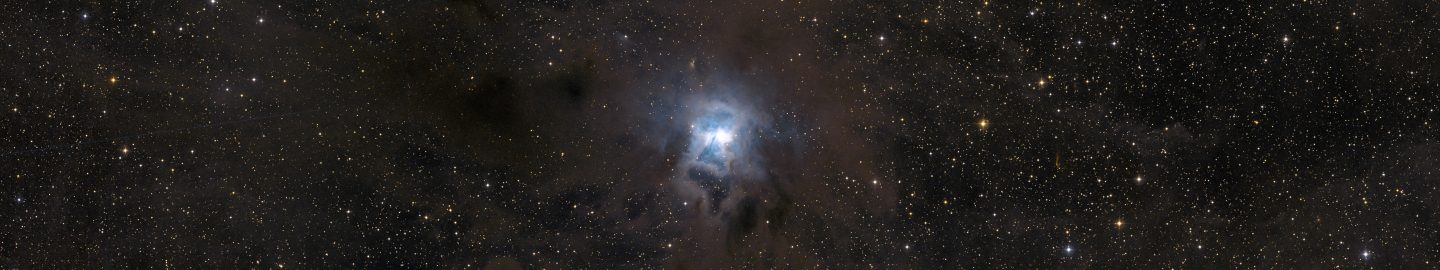
#> input picture iris-nebula/wallpapers/iris-nebula-triple-5760x1080.jpg, 5760 x 1080 px (shown at 1/4 size)
$ python prepare_image.py ../wallpapers/iris-nebula-triple-5760x1080.jpg
#> lines starting #> are read from the running program, lines starting #| are printed output that depends on the picture; long printed decimals are rounded
"""
Prepares the Iris Nebula picture for the screensaver.

Input:  the "Large JPEG" of ESA/Hubble image heic0915b
        https://esahubble.org/images/heic0915b/
Output (written to ../assets/):
  iris.jpg        the picture, turned 90 degrees clockwise
  background.png  the same picture with the stars removed, 1/8 size
                  (used to separate stars from gas for twinkling and glow)
  stars.bin       list of stars found in the picture (see STAR FORMAT below)

Run:  python prepare_image.py path/to/heic0915b.jpg
Needs: pip install numpy opencv-python-headless

STAR FORMAT: little-endian, header "STAR" + uint32 count, then per star
  float32 x, y        position in iris.jpg pixels
  float32 radius      rough star radius in pixels
  float32 brightness  0..1 peak brightness above the background
"""
import struct
import sys
from pathlib import Path

import cv2
import numpy as np

MAX_STARS = 150000
BG_SCALE = 8

def main(src):
    out = Path(__file__).resolve().parent.parent / "assets"
    out.mkdir(exist_ok=True)

    img = cv2.imread(src, cv2.IMREAD_COLOR)
#> img is the input picture: shape (1080, 5760, 3); mean B, G, R 29.5, 31.6, 34.3
    img = cv2.rotate(img, cv2.ROTATE_90_CLOCKWISE)
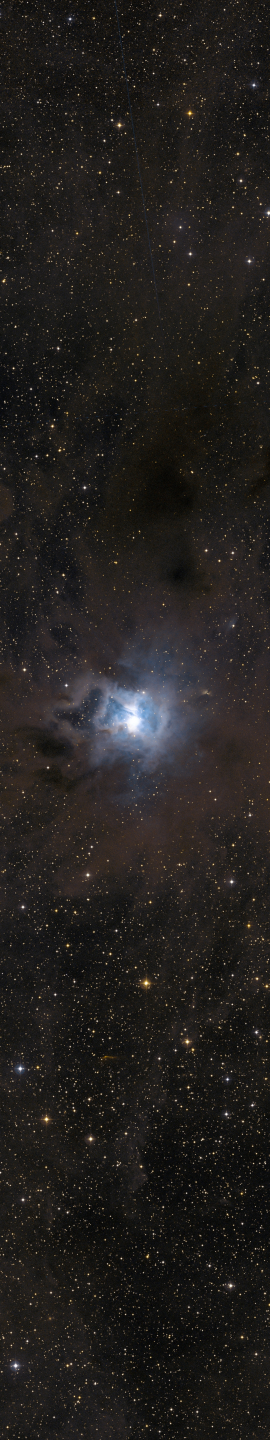
#> img: shape (5760, 1080, 3) (shown at 1/4 size); mean B, G, R 29.5, 31.6, 34.3
    h, w = img.shape[:2]
#> h = 5760; w = 1080
    print("rotated size", w, h, "(update kImageWidth/kImageHeight in src/main.cpp if this changes)")
#| rotated size 1080 5760 (update kImageWidth/kImageHeight in src/main.cpp if this changes)
    cv2.imwrite(str(out / "iris.jpg"), img, [cv2.IMWRITE_JPEG_QUALITY, 93])

    # Starless background: shrink, remove small bright dots, smooth.
    small = cv2.resize(img, (w // 4, h // 4), interpolation=cv2.INTER_AREA)
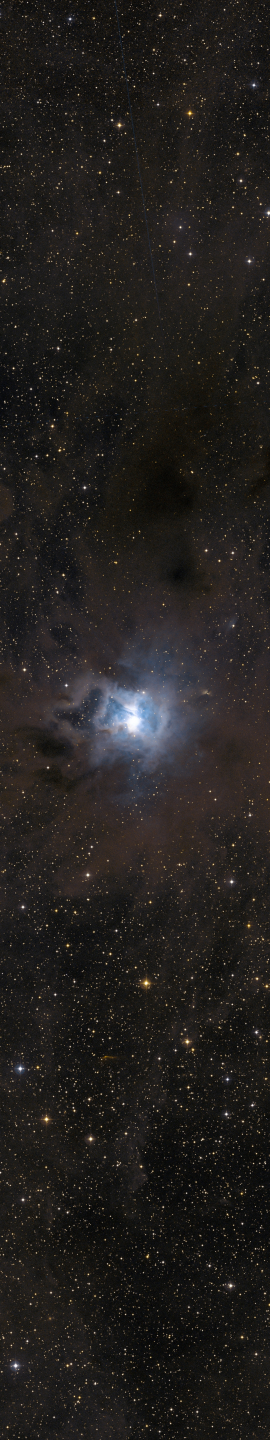
#> small: shape (1440, 270, 3); mean B, G, R 29.5, 31.6, 34.3
    kernel = cv2.getStructuringElement(cv2.MORPH_ELLIPSE, (15, 15))
    bg = cv2.morphologyEx(small, cv2.MORPH_OPEN, kernel)
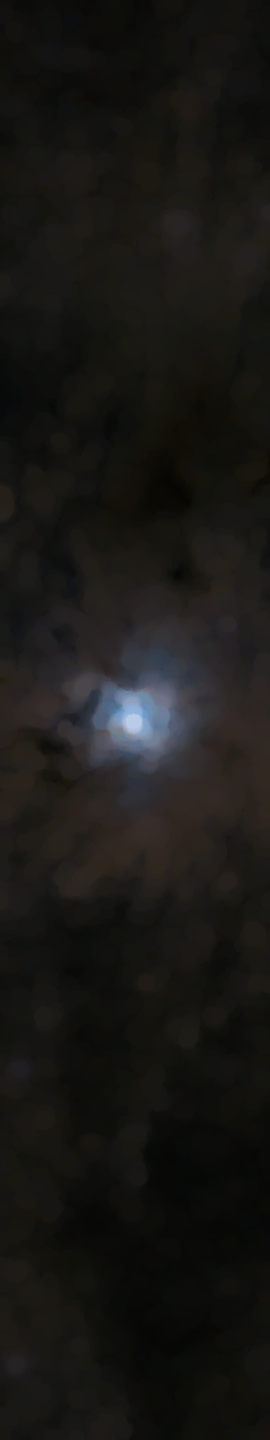
#> bg: shape (1440, 270, 3); mean B, G, R 21.6, 24, 24.9
    bg = cv2.medianBlur(bg, 15)
    bg = cv2.GaussianBlur(bg, (0, 0), 2)
    bg = cv2.resize(bg, (w // BG_SCALE, h // BG_SCALE), interpolation=cv2.INTER_AREA)
#> bg: shape (720, 135, 3)
    cv2.imwrite(str(out / "background.png"), bg)

    # Stars: local peaks well above the background.
    gray = cv2.cvtColor(img, cv2.COLOR_BGR2GRAY).astype(np.float32)
    bg_full = cv2.resize(cv2.cvtColor(bg, cv2.COLOR_BGR2GRAY), (w, h),
                         interpolation=cv2.INTER_LINEAR).astype(np.float32)
    star = cv2.GaussianBlur(gray - bg_full, (0, 0), 1.0)
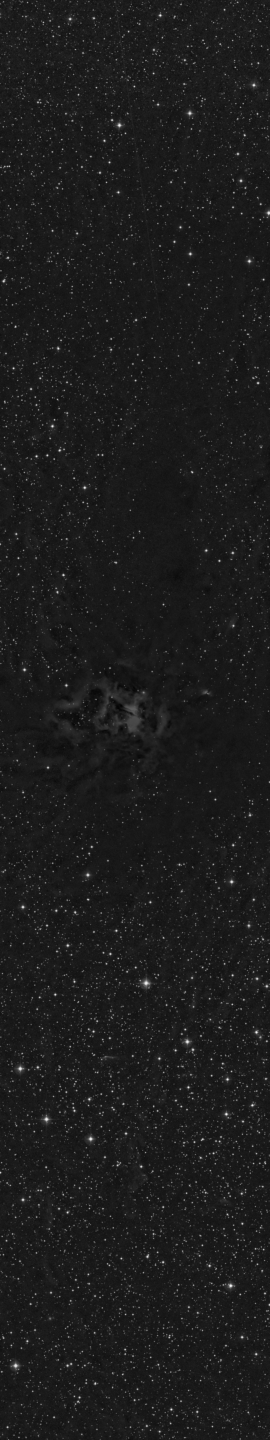
#> star: shape (5760, 1080) float32 (shown at 1/4 size); min -20.9, max 236.9, mean 8.1; drawn with min black and max white
    # "sharpness": small dots stand out from their surroundings, gas does not
    dog = cv2.GaussianBlur(gray, (0, 0), 1.0) - cv2.GaussianBlur(gray, (0, 0), 6.0)
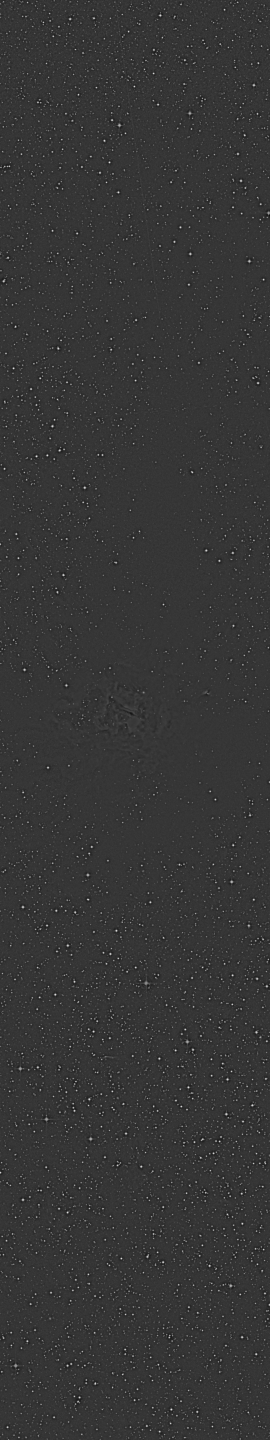
#> dog: shape (5760, 1080) float32 (shown at 1/4 size); min -48.84, max 179.8, mean 0; drawn with min black and max white
    peaks = ((dog == cv2.dilate(dog, np.ones((7, 7), np.uint8)))
             & (dog > 18) & (star > 30))
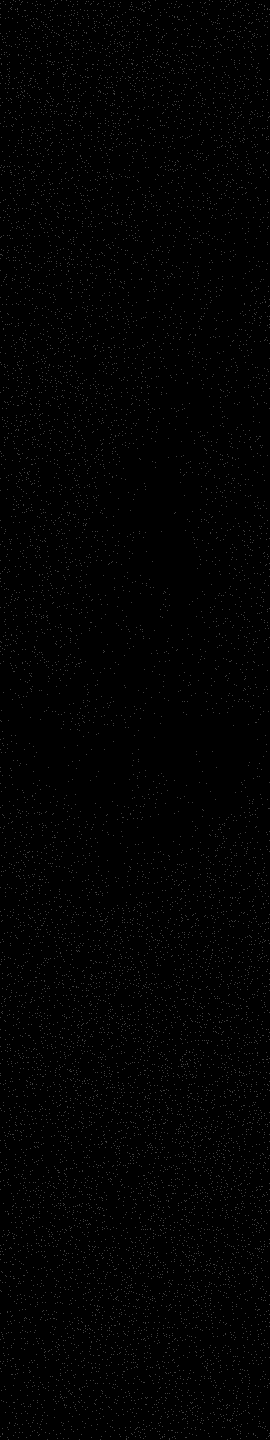
#> peaks: shape (5760, 1080) bool (shown at 1/4 size); 0.2% white in thin lines or dots
    ys, xs = np.nonzero(peaks)
#> ys = 12261 values from 0 to 5759; xs = 12261 values, max 1079 at index 121, min 0 at index 52, mean 526.1
    vals = star[ys, xs]
#> vals = 12261 values, max 236.9 at index 237, min 30 at index 11884, mean 81.88
    order = np.argsort(vals)[::-1][:MAX_STARS]
#> order = 12261 values, max 12260 at index 9024, min 0 at index 4531, mean 6130
    ys, xs, vals = ys[order], xs[order], vals[order]
#> ys = 12261 values, max 5759 at index 1580, min 0 at index 4531, mean 3072.9; xs = 12261 values, max 1079 at index 60, min 0 at index 92, mean 526.1; vals = 12261 values, max 236.9 at index 0, min 30 at index 12260, mean 81.88
    print("stars kept", len(xs), "faintest", vals[-1])
#| stars kept 12261 faintest 30.000

    kept = []   # brightest first (the list is sorted that way)
    cell = 64
    grid = {}
    for x, y, v in zip(xs, ys, vals):
        # radius: how far the star stays above half its peak, in 4 directions
        reach = []
        for dx, dy in ((1, 0), (-1, 0), (0, 1), (0, -1)):
            k = 1
            while k < 60:
                px, py = x + dx * k, y + dy * k
                if not (0 <= px < w and 0 <= py < h) or star[py, px] < 0.5 * v:
                    break
                k += 1
            reach.append(k)
        r = max(reach)
        if r > 25:
            continue  # big soft blob, probably gas, not a star
        if r >= 4 and max(reach) > 2.5 * min(reach):
            continue  # stretched shape (smudge or streak), not a round star
        # Skip anything sitting in the glow or spikes of a brighter star:
        # those are parts of that star, not stars of their own.
        part_of_brighter = False
        gx, gy = x // cell, y // cell
        for cx in range(gx - 4, gx + 5):
            for cy in range(gy - 4, gy + 5):
                for (bx, by, br) in grid.get((cx, cy), ()):
                    ddx, ddy = abs(int(x) - bx), abs(int(y) - by)
                    if br >= 6 and ddx * ddx + ddy * ddy < (br * 3 + 4) ** 2:
                        part_of_brighter = True
                    elif br >= 6 and (ddx <= 3 or ddy <= 3) and max(ddx, ddy) < br * 11:
                        part_of_brighter = True  # on a spike
        if part_of_brighter:
            continue
        grid.setdefault((gx, gy), []).append((int(x), int(y), r))
        kept.append((x, y, r, v))
#> this loop made 12261 passes
#> (x, y, v, r, gx, gy) on passes 1 to 3: (280, 76, 236.9, 5, 4, 1), (838, 5063, 234.9, 5, 13, 79), (905, 4456, 234.8, 7, 14, 69)
#> after the loop, grid = 1475 items; kept = 11574 items, first 6: (280, 76, 5, 236.9), (838, 5063, 5, 234.9), (905, 4456, 7, 234.8), (641, 61, 6, 234.2), (924, 5143, 9, 233.8), (1015, 340, 7, 233.6)
    recs = [struct.pack("<4f", float(x), float(y), float(r), min(v / 255.0, 1.0)) for x, y, r, v in kept]
#> recs = 11574 items
    print("stars after cleanup", len(recs))
#| stars after cleanup 11574
    with open(out / "stars.bin", "wb") as f:
        f.write(b"STAR" + struct.pack("<I", len(recs)) + b"".join(recs))
    print("done")

if __name__ == "__main__":
    main(sys.argv[1])
